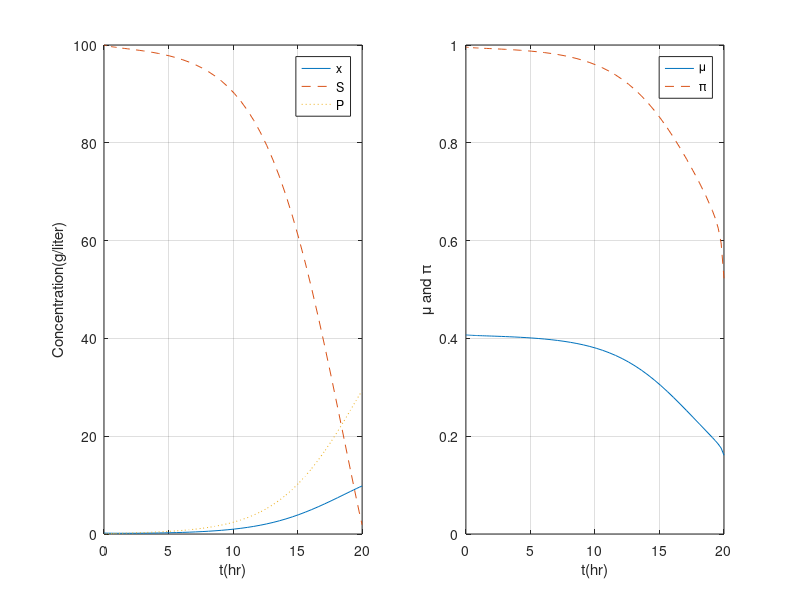

Write MATLAB code to recreate this figure.
% fembat.m: batch bioreactor for ethanol production
F = 1; Sf = 100; % data
dx = @(t,x) [F;
(0.408*x(3)*exp(-0.028*x(4))/(0.22+x(3)) - F/x(1))*x(2);
-4.08*x(3)*x(2)*exp(-0.028*x(4))/(0.22+x(3)) + F*(Sf - x(3))/x(1);
x(3)*x(2)*exp(-0.015*x(4))/(0.44+x(3)) - F*x(4)/x(1)];
tint = [0 20]; x0 = [1 0.2 100 0];
[t X] = ode45(dx,tint,x0); % x(1)=V, x(2)=x, x(3)=S, x(4)=P
x = X(:,2); S = X(:,3); P = X(:,4);
mu = 0.408*S.*exp(-0.028*P)./(0.22 + S);
phi = S.*exp(-0.015*P)./(0.44 + S);
subplot(1,2,1), plot(t,x,t,S,'--',t,P,':'), xlabel('t(hr)')
ylabel('Concentration(g/liter)'), grid, legend('x','S','P','location','best')
subplot(1,2,2), plot(t,mu,t,phi,'--'), xlabel('t(hr)')
ylabel('\mu and \pi'), grid, legend('\mu','\pi','location','best')
